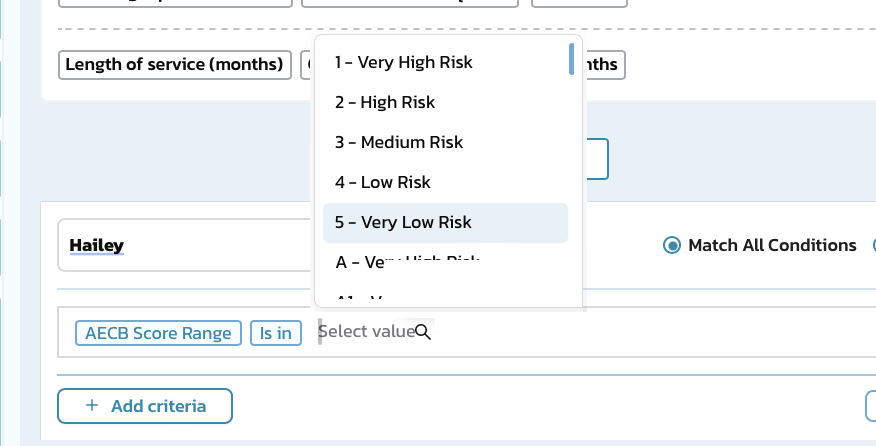
#> input picture docs/us/screens/build/SC2_clean.png, 876 x 446 px
$ python shift_placeholder.py
#> lines starting #> are read from the running program, lines starting #| are printed output that depends on the picture
"""Re-seat the value input 20px right, because the wider "AECB Score Segment"
chip pushes it across in the real layout. The pixels are moved, not redrawn."""
from PIL import Image
src = Image.open('SC2_clean.png').convert('RGB')
#> src is the input picture: PIL image 876x446 RGB; mean R, G, B 243.2, 246.1, 248
im = src.copy()
R = src.crop((312, 318, 436, 350))
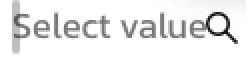
#> R: PIL image 124x32 RGB (shown 2 times larger); mean R, G, B 235.2, 235.6, 235.9
im.paste((255, 255, 255), (312, 318, 456, 350))
im.paste(R, (332, 318))
im.save('base_sc6.png')
print('base_sc6.png', im.size)
#| base_sc6.png (876, 446)
